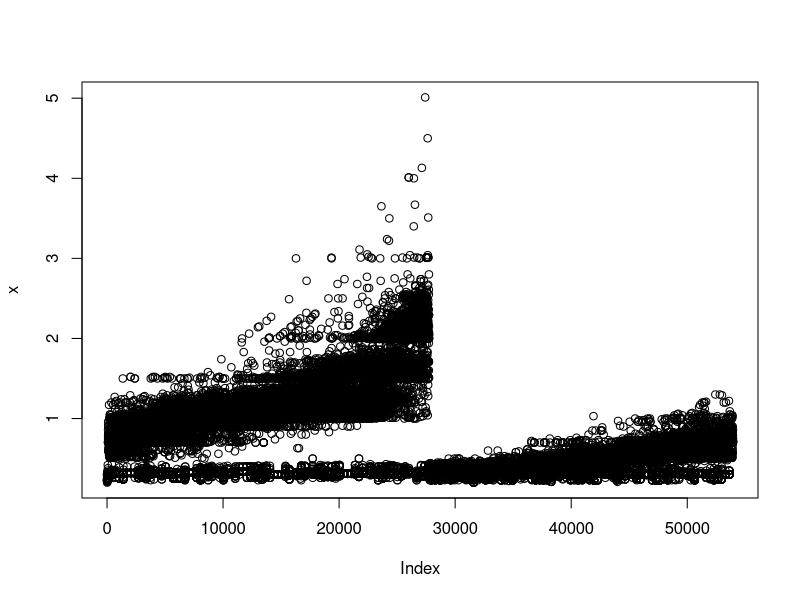
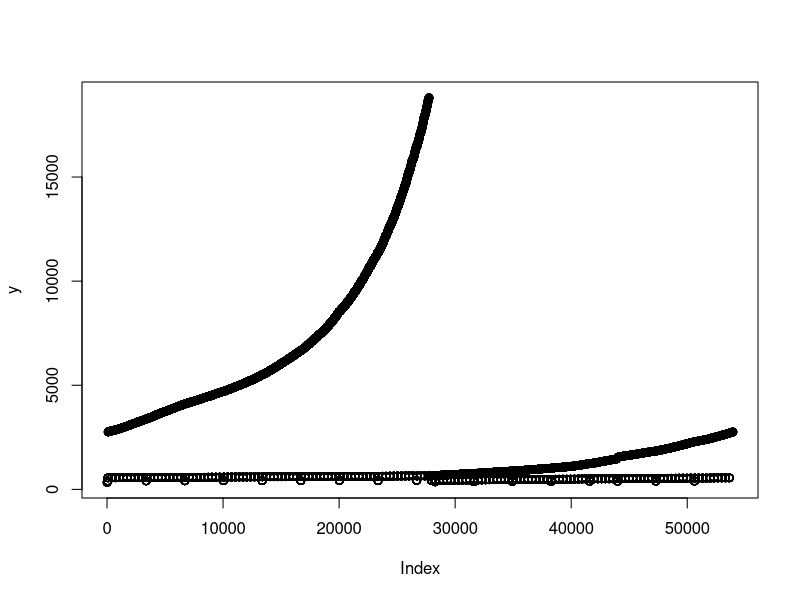
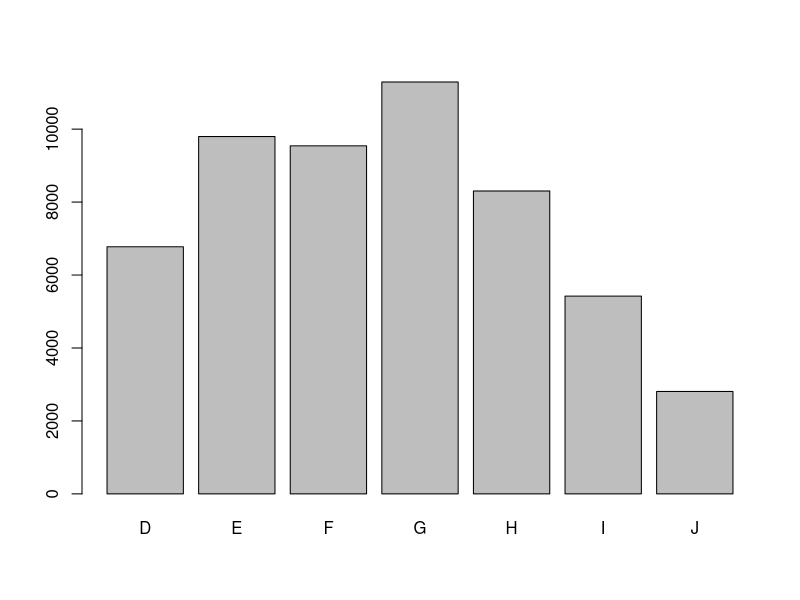
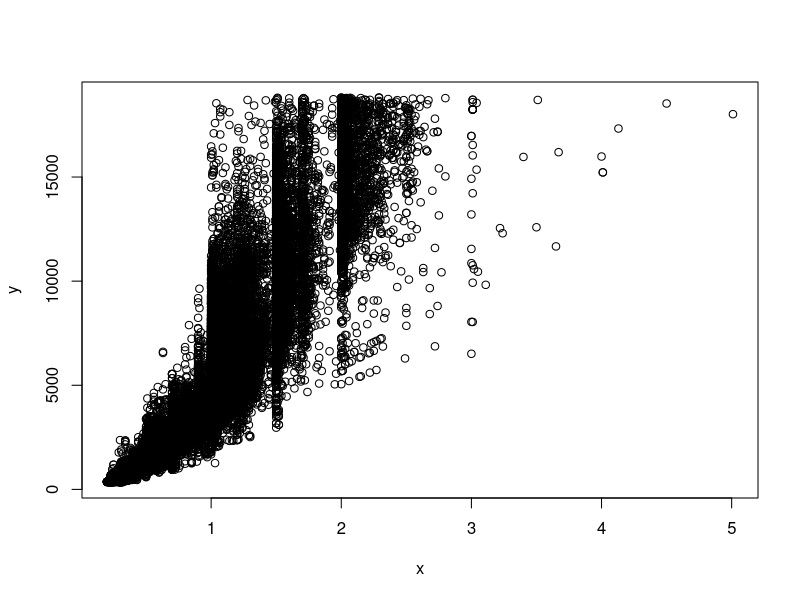
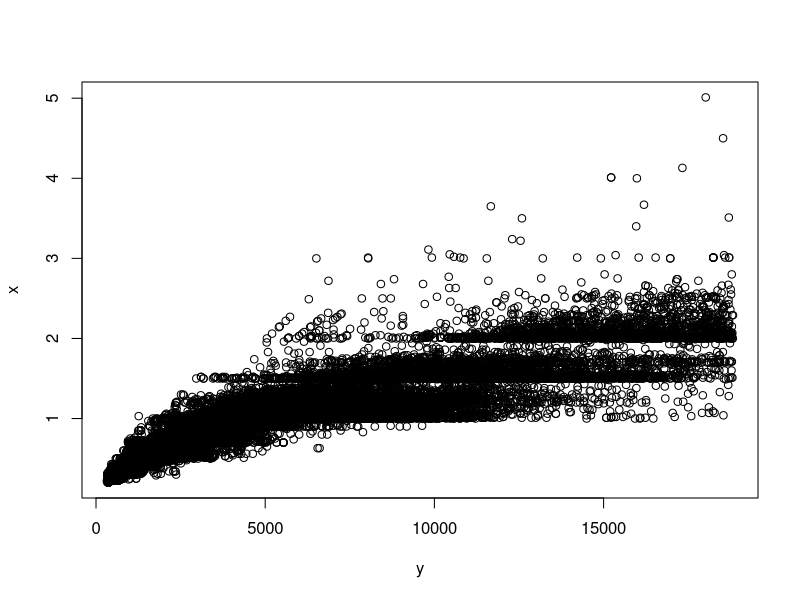
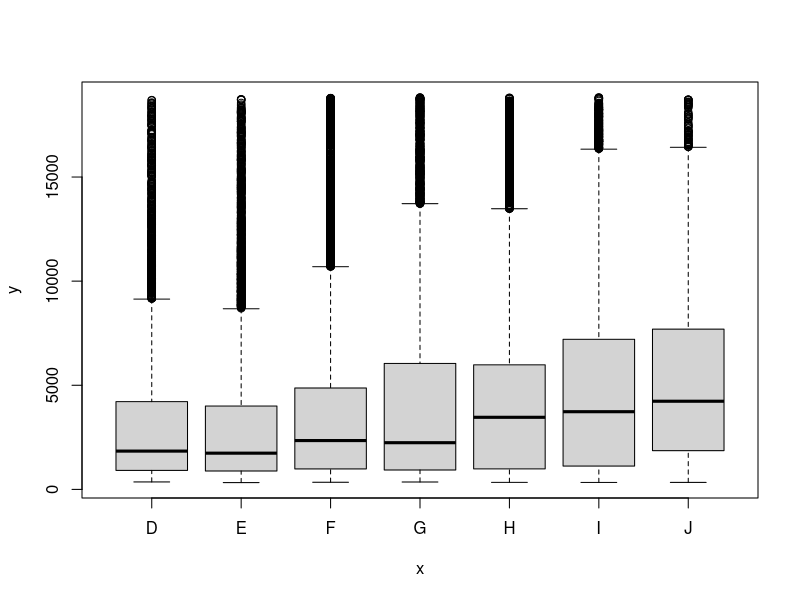
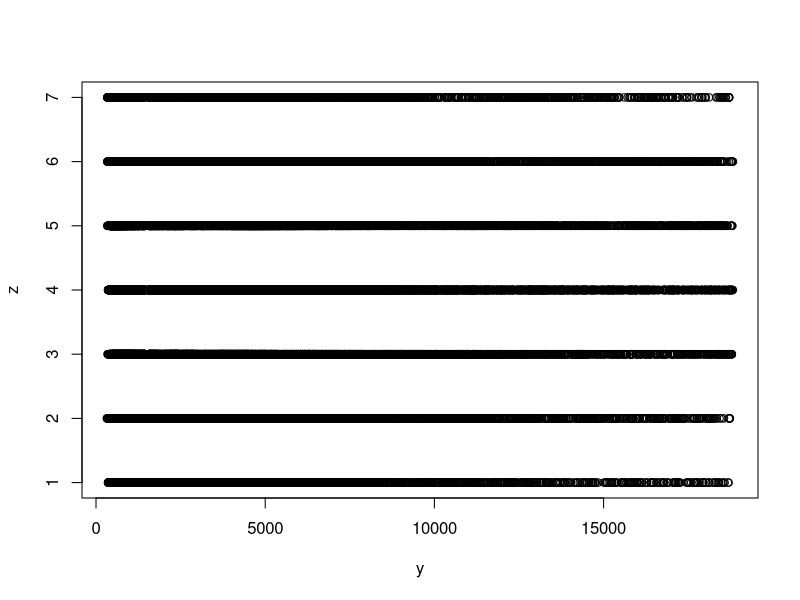
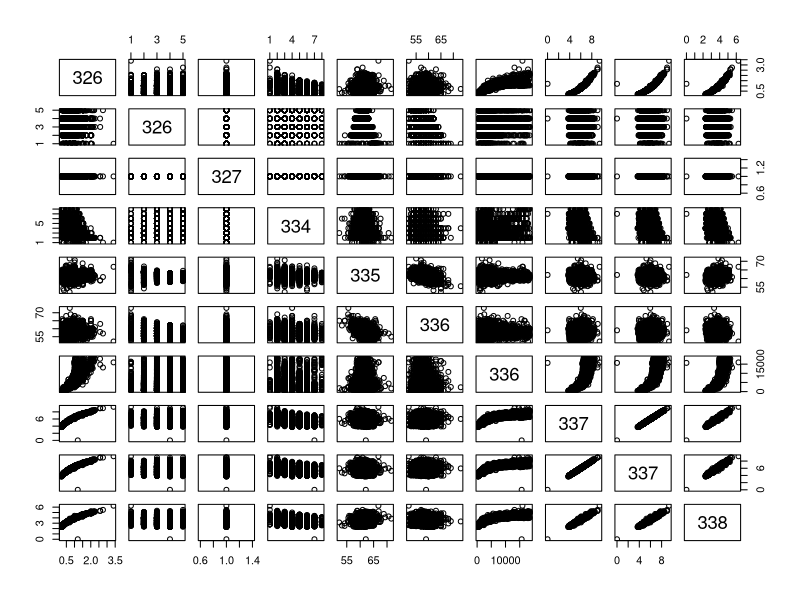

Recreate these plots in R, in order. (Note: this script raises an error after producing the figures.)
install.packages("ggplot2")
library(ggplot2)
d=diamonds
x=diamonds$carat
y=diamonds$price
z=diamonds$color
z1=diamonds[diamonds$color=="D",]
z2=subset(diamonds, color=="D" | color=="E")
z2=subset(diamonds, color=="D" | color=="E" & depth > 60)

plot(x)   #x ?????um
plot(y)   #y ???嚗nt
plot(z)   #z ??瞉歹?actor
plot(x,y) #xy vector
plot(y,x) #yx vector
plot(z,y) #z factor;  y vetor boxplot
plot(y,z) #y vector;  z factor plot  
plot(z1,y)
#敹??頠貊憿???頠貊??潘???? box蝯梯??
#敹??頠貊??潘?停????????
plot(diamonds) #隢??蝙? same as the "pairs(d)"
plot(~x)
plot(~z)  
plot(y~z) #same as plot(z,y)
plot(y~x+z)
pairs(d)
########################################
w=diamonds$table  #w=table
coplot(y~x|z) #given z
coplot(y~x|z+w)  #given z

########################################
#require(stats); require(graphics) # for time
mydata=ldeaths
mydata$fdeaths
plot(ldeaths)
plot(mdeaths, fdeaths)
data(AirPassengers)
class(AirPassengers)
AirPassengers
plot(AirPassengers)


